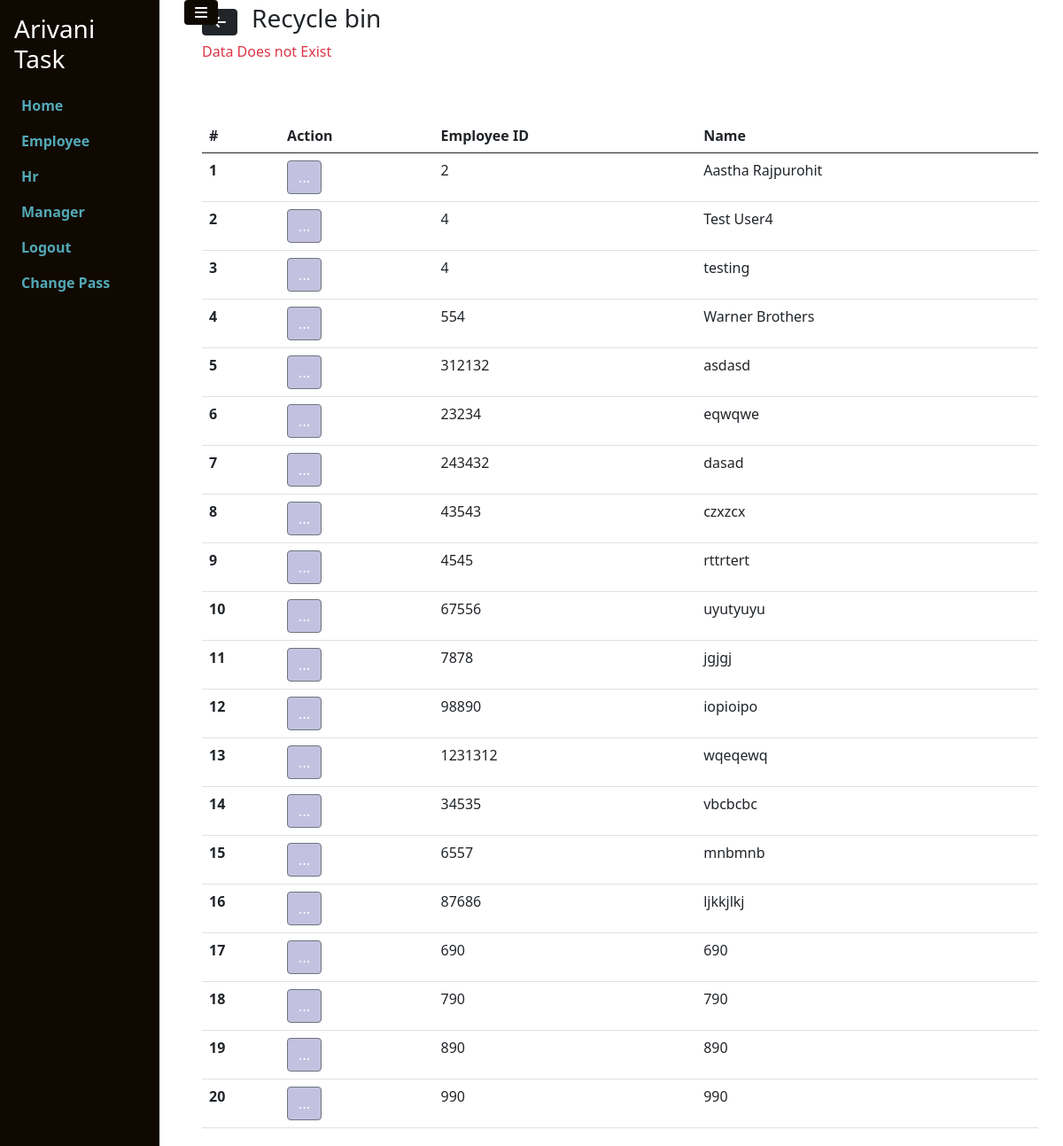
Before: /employee/restoreData_emp/1 (signed in) with the older database file.
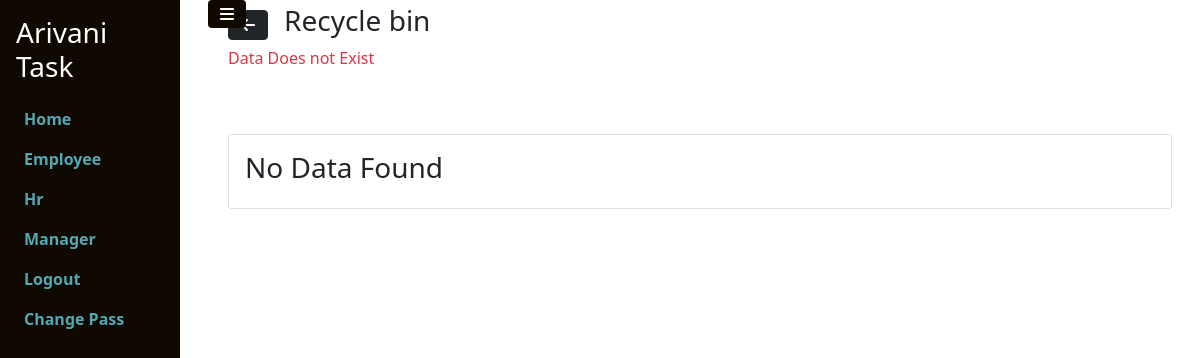
After: the same page with the newer database file.
### employee/models.py (models this page shows, shortened)
class Employee(models.Model):
    employeeID=models.IntegerField()
    name=models.CharField(max_length=70)
    is_deleted=models.BooleanField(default=0)
    created_by=models.ForeignKey(User, on_delete=models.CASCADE,related_name="created_employee",null=True)
    updated_by=models.ForeignKey(User, on_delete=models.CASCADE,related_name="updated_employee",null=True)
    created_at=models.DateTimeField(auto_now_add=True,null=True)
    updated_at = models.DateTimeField(null=True)
    deleted_at = models.DateTimeField(null=True)
    deleted_by = models.ForeignKey(User, on_delete=models.CASCADE,related_name="deleted_employee",null=True)
    restored_at = models.DateTimeField(null=True)
    restored_by = models.ForeignKey(User, on_delete=models.CASCADE,related_name="restored_employee",null=True)
    status = models.BooleanField(default=True)

### employee/views.py (the view)
# urls.py: path('restoreData_emp/<pk>',restoreData_emp,name="restoreData_emp"),
def restoreData_emp(request,pk):
    if request.user.is_authenticated:
        if request.method=='GET':
            id=int(pk)
            logged_in_user = request.user.id
            user = User.objects.get(id=logged_in_user)
            try:
                emp = Employee.objects.get(id=id,created_by=user)
                emp.is_deleted=0
                emp.restored_at = timezone.now()
                emp.restored_by = user
                emp.save()
                return redirect(reverse('recycleBinPage_emp'))
            except:
                title = 'emp'
                emp = Employee.objects.all().filter(is_deleted=1)
                error = 'Data Does not Exist'
                data={
                    'title':title,
                    'employees':emp,
                    'error':error
                }
                return render(request,'recycle_bin/recycle_bin.html',data)
        else:
            return render(request, 'recycle_bin/recycle_bin.html',{'error':'Bad Request'})
    else:
        return redirect("loginUserPage")

### templates/recycle_bin/recycle_bin.html (shortened to what this page needs)
{% extends "base/base.html" %}
{% load static %}
{% block content %}
<link href="{% static 'css/recycle_bin/recycle_bin.css' %}" rel="stylesheet"/>
<div class="container">
<div class="header_recyclebin">
    {% if title == 'emp' %}
    <a class="btn btn-dark" href="{% url 'employeePage' %}"><i class="fa-solid fa-arrow-left"></i></a> <h3 class="ms-3">Recycle bin</h3>
    {% elif title == 'hr' %}
    <a class="btn btn-dark" href="{% url 'hr_home' %}"><i class="fa-solid fa-arrow-left"></i></a> <h3 class="ms-3">Recycle bin</h3>
    {% elif title == 'manager' %}
    <a class="btn btn-dark" href="{% url 'ManagerPage' %}"><i class="fa-solid fa-arrow-left"></i></a> <h3 class="ms-3">Recycle bin</h3>
    {% endif %}
</div>
<div>
    {% if error %}
    <p class="text-danger">{{error}}</p>
    {% endif %}
</div>
<div class="row">
    {% if title == 'emp' %}
    <div class="mt-5">
        {% if employees %}
        <table class="table">
            <thead>
              <tr>
                <th scope="col">#</th>
                <th scope="col">Action</th>
                <th scope="col">Employee ID</th>
                <th scope="col">Name</th>
              </tr>
            </thead>
            <tbody id="table_data">
                {% for item in employees %}
                <tr>
                    <th scope="row">{{forloop.counter}}</th>
                    <td>
                        <div class="dropdown">
                            <button class="btn btn-secondary " style="background:#c4c1e0" type="button" data-bs-toggle="dropdown" aria-expanded="false">
                              ...
                            </button>
                          </div>
                    </td>
                    <td>{{ item.employeeID }}</td>
                    <td>{{ item.name }}</td>
                </tr>
                {% endfor %}
            </tbody>
          </table>
          {% else %}
          <div class="card mb-2">
            <div class="card-body">
              <h3>No Data Found</h3>
            </div>
          </div>
          {% endif %}
    </div>
    {% endif %}
</div>
</div>
{% endblock content %}

Changed rows visible on the page:
removed Employee: employeeID "2", name "Aastha Rajpurohit"
removed Employee: employeeID "4", name "Test User4"
removed Employee: employeeID "4", name "testing"
removed Employee: employeeID "554", name "Warner Brothers"
removed Employee: employeeID "312132", name "asdasd"
removed Employee: employeeID "23234", name "eqwqwe"
removed Employee: employeeID "243432", name "dasad"
removed Employee: employeeID "43543", name "czxzcx"
removed Employee: employeeID "4545", name "rttrtert"
removed Employee: employeeID "67556", name "uyutyuyu"
removed Employee: employeeID "7878", name "jgjgj"
removed Employee: employeeID "98890", name "iopioipo"
removed Employee: employeeID "1231312", name "wqeqewq"
removed Employee: employeeID "34535", name "vbcbcbc"
removed Employee: employeeID "6557", name "mnbmnb"
removed Employee: employeeID "87686", name "ljkkjlkj"
removed Employee: employeeID "690", name "690"
removed Employee: employeeID "790", name "790"
removed Employee: employeeID "890", name "890"
removed Employee: employeeID "990", name "990"
Other visible differences:
text no longer shown: "# Action Employee ID Name"
text now shown: "No Data Found"
